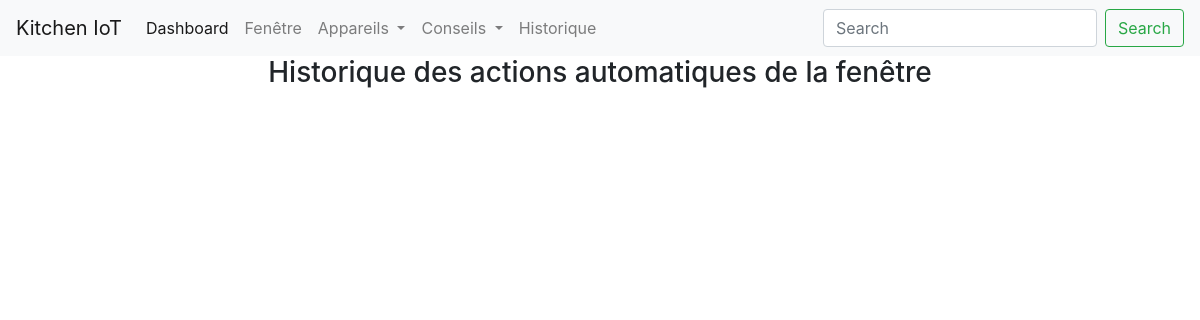
Before: /window/ with the older database file.
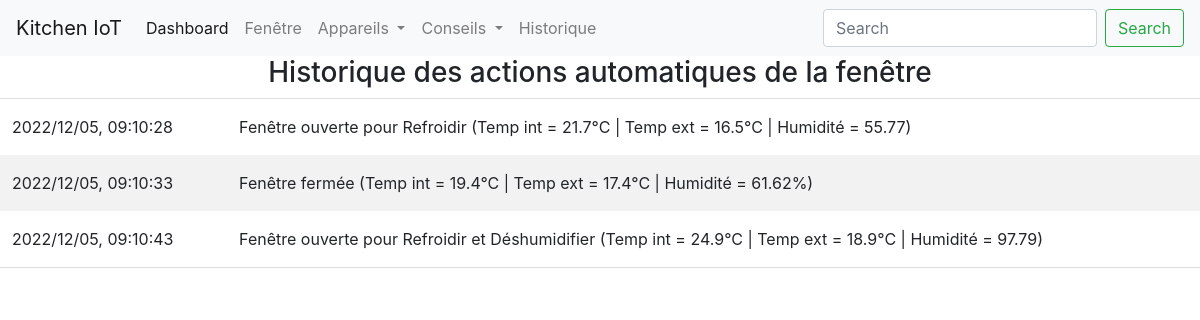
After: the same page with the newer database file.
### app/models.py (models this page shows, shortened)
class WindowLog(db.Model):
    __tablename__ = "window_log"
    id = db.Column(db.Integer, primary_key=True, autoincrement=True)
    action = db.Column(db.String, nullable=False)
    datetime = db.Column(db.DateTime, nullable=False)
    def get_serializable_action(self):
        return {"datetime":self.datetime.strftime("%Y/%m/%d, %H:%M:%S"), "action":self.action}

### app/routes.py (the view)
@app.route("/window/")
def window():
    with app.app_context():
        log = list(map(lambda x: x.get_serializable_action(), list(WindowLog.query.all())))
    return render_template("window/log.html", log=log)

### app/templates/window/log.html (shortened to what this page needs)
{% extends "index.html" %}
{% block content %}
<head>
    <link rel="stylesheet" href="{{url_for('static', filename='css/window.css')}}" />
</head>
<body>
<div class="main">
        <h3 style="text-align: center;">Historique des actions automatiques de la fenêtre</h3>
        <table id="window_log">
            {% for action in log %}
            <tr>
                <td>{{action["datetime"]}}</td>
                <td>{{action["action"]}}</td>
            </tr>
            {% endfor %}
        </table>
    </div>
</body>
{% endblock %}

### app/templates/index.html (shortened to what this page needs)
<!DOCTYPE html>
<html lang="en">
<head>
    <link rel="stylesheet" href="https://stackpath.bootstrapcdn.com/bootstrap/4.4.1/css/bootstrap.min.css"
>
</head>
<body>
    <nav class="navbar navbar-expand-lg navbar-light bg-light">
        <a class="navbar-brand" href="#">Kitchen IoT</a>
        <div class="collapse navbar-collapse" id="navbarSupportedContent">
            <ul class="navbar-nav mr-auto">
                <li class="nav-item active">
                    <a class="nav-link" href="/">Dashboard <span class="sr-only">(current)</span></a>
                </li>
                <li class="nav-item">
                <li class="nav-item">
                    <a class="nav-link" href="/window">Fenêtre</a>
                </li>
                <li class="nav-item dropdown">
                    <a class="nav-link dropdown-toggle" href="#" id="navbarDropdown" role="button" data-toggle="dropdown"
                       aria-haspopup="true" aria-expanded="false">
                        Appareils
                    </a>
                </li>
                <li class="nav-item dropdown">
                    <a class="nav-link dropdown-toggle" href="#" id="navbarDropdown" role="button" data-toggle="dropdown"
                       aria-haspopup="true" aria-expanded="false">
                        Conseils
                    </a>
                </li>
                <li class="nav-item">
                    <a class="nav-link " href="/energy_history">Historique</a>
                </li>
            </ul>
            <form class="form-inline my-2 my-lg-0">
                <input class="form-control mr-sm-2" type="search" placeholder="Search" aria-label="Search">
                <button class="btn btn-outline-success my-2 my-sm-0" type="submit">Search</button>
            </form>
        </div>
    </nav>
    {% block content %}
    {% endblock %}
</body>

### app/static/css/window.css (style rules this page uses)
* { box-sizing: border-box; }
.main { margin-left:-5px; margin-right:-5px; }
table { border-collapse: collapse; border-spacing: 0; width: 100%; border: 1px solid #ddd; }
th, td { text-align: left; padding: 16px; }
tr:nth-child(even) { background-color: #f2f2f2; }

Changed rows visible on the page:
added WindowLog: datetime "2022/12/05, 09:10:28", action "Fenêtre ouverte pour Refroidir (Temp int = 21.7°C | Temp ext = 16.5°C | Humidité = 55.77)"
added WindowLog: datetime "2022/12/05, 09:10:33", action "Fenêtre fermée (Temp int = 19.4°C | Temp ext = 17.4°C | Humidité = 61.62%)"
added WindowLog: datetime "2022/12/05, 09:10:43", action "Fenêtre ouverte pour Refroidir et Déshumidifier (Temp int = 24.9°C | Temp ext = 18.9°C | Humidité = 97.79)"
